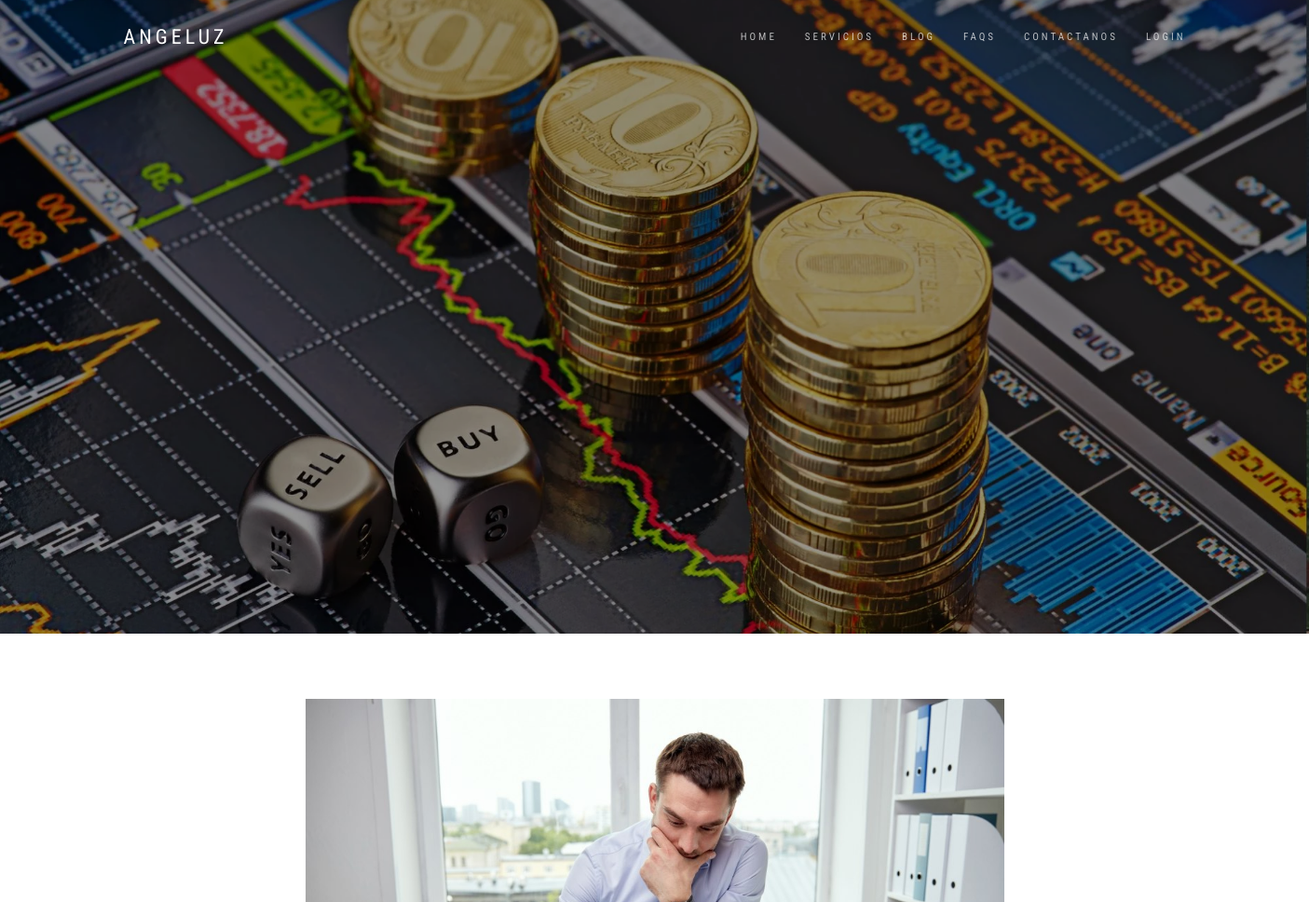
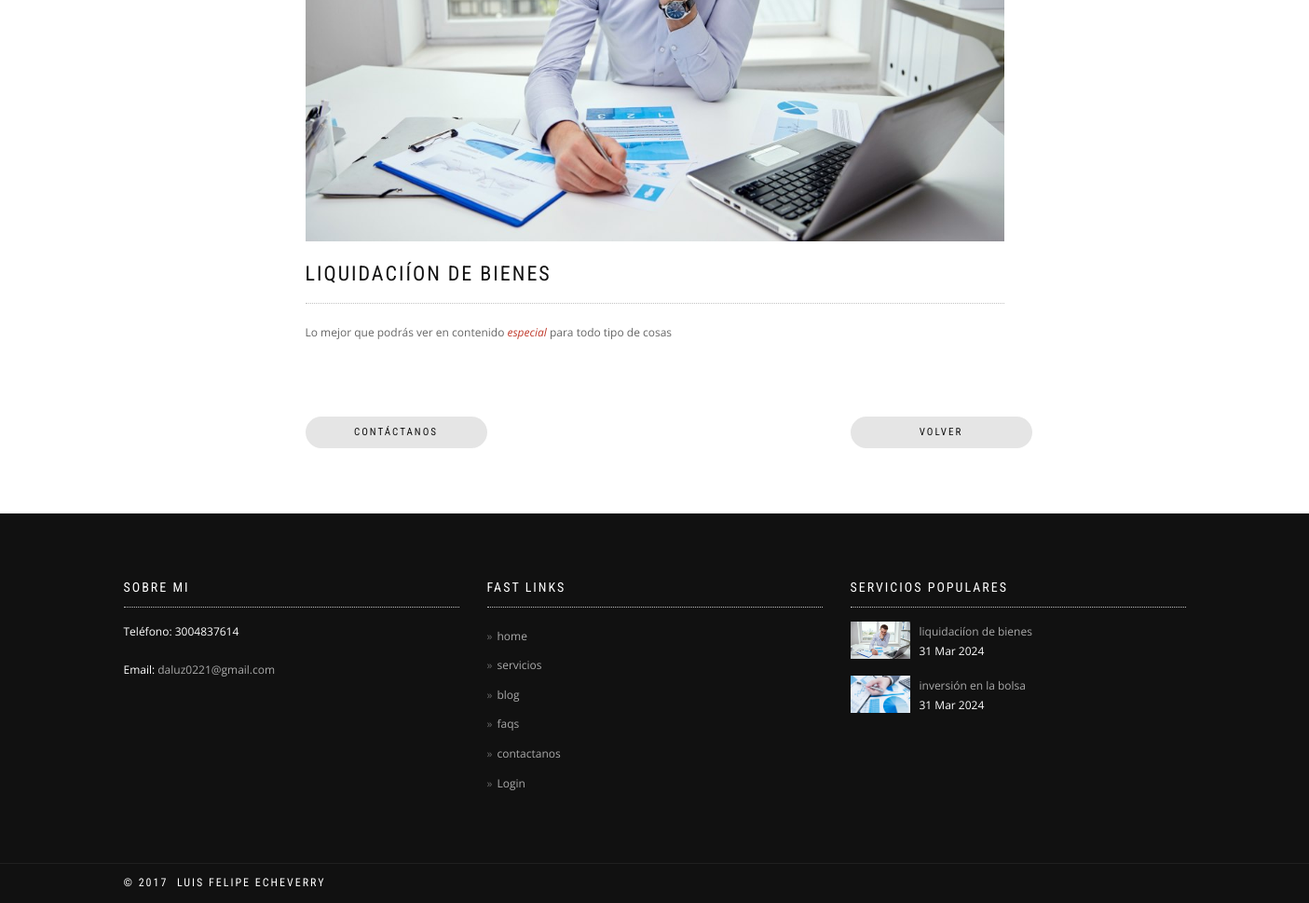
The page /servicios/liquidaciion-de-bienes-663874/ on the database its author committed (2 pictures, top to bottom).
### aplications/home/models.py (models this page shows, shortened)
class InfoHome(models.Model):
    webTitle = models.CharField(max_length=200, verbose_name='Título de la web', help_text='texto que se mostrará en la pestaña del navegador')
    logoHome = models.ImageField(verbose_name='Logo de la web', upload_to='home', blank=True, null=True)
    eslogan = models.CharField(max_length=200, verbose_name='Eslogan', blank=True, null=True)
    active = models.BooleanField(verbose_name='Activo', default=False)
    phone = models.CharField(max_length=200, verbose_name='Teléfono', blank=True, null=True)
    whatsapp = models.IntegerField(max_length=200, verbose_name='whatsapp', blank=True, null=True)
    email = models.EmailField(verbose_name='Correo electrónico', blank=True, null=True)
    mainUrl = models.URLField(verbose_name='URL principal', blank=True, null=True)
    created = models.DateTimeField(auto_now_add=True, verbose_name='Fecha de creación')
    updated = models.DateTimeField(auto_now=True, verbose_name='Fecha de edición')
    objects = InfoHomeManager()
    class Meta:
        verbose_name = 'información general'
        verbose_name_plural = 'información general'
        ordering = ['-created']

class HeaderLinks(models.Model):
    name = models.CharField(max_length=200, verbose_name='Nombre')
    url = models.URLField(verbose_name='URL', blank=True, null=True)
    orden = models.SmallIntegerField(verbose_name='Orden', default=0)
    active = models.BooleanField(verbose_name='Activo', default=False)
    created = models.DateTimeField(auto_now_add=True, verbose_name='Fecha de creación')
    updated = models.DateTimeField(auto_now=True, verbose_name='Fecha de edición')
    objects = HeaderLinksManager()
    class Meta:
        verbose_name = 'enlace del menú'
        verbose_name_plural = 'enlaces del menú'
        ordering = ['-orden']

### aplications/service/models.py (models this page shows, shortened)
class Service(models.Model):
    title = models.CharField(max_length=200, verbose_name='Título')
    subtitle = models.CharField(max_length=200, verbose_name='Subtítulo', blank=True, null=True)
    summary = models.TextField(verbose_name='Resumen', blank=True, null=True)
    description = RichTextUploadingField('Contenido')
    slug = models.SlugField(verbose_name='Slug', unique=True)
    icon = models.CharField(max_length=200, verbose_name='Icono',blank=True, null=True , help_text='Usar una clase de Fontawesome, consultar los iconos en https://fontawesome.com/search?m=free&o=r, icon que se verá en la home')
    image = models.ImageField(verbose_name='Imagen', upload_to='services', blank=True, null=True)
    active = models.BooleanField(verbose_name='Activo', default=True)
    destacado = models.BooleanField(verbose_name='Destacado', default=False)
    showHome = models.BooleanField(verbose_name='Mostrar en Home', default=True)
    created = models.DateTimeField(auto_now_add=True, verbose_name='Fecha de creación')
    updated = models.DateTimeField(auto_now=True, verbose_name='Fecha de edición')
    objects = ServiceManager()
    class Meta:
        verbose_name = 'servicio'
        verbose_name_plural = 'servicios'
        ordering = ['-created']

### aplications/service/views.py (the view)
class ServiceDetailView(DetailView):
    template_name = "services/detalle_v1.html"
    model = Service
    context_object_name = "servicio"
    def get_context_data(self, **kwargs):
        context = super(ServiceDetailView, self).get_context_data(**kwargs)
        context['background'] = Background.objects.background_page('4')
        return context

### aplications/context_processor.py (called while the page is built)
def header_and_footer(request):
    links = HeaderLinks.objects.get_menu_links()
    infoHome = InfoHome.objects.activo()
    hotServices = Service.objects.hot_services()
    whatsapp = InfoHome.objects.get_whatsapp()
    main_url = InfoHome.objects.get_main_url()
    return {
        'media_url': '/media/',
        'menu_header': links,
        'infoHome': infoHome,
        'hotServices': hotServices,
        'whatsapp': whatsapp,
        'main_url': main_url,
    }

### aplications/home/managers.py (called while the page is built)
    def background_page(self, page):
        return self.filter(
            active=True,
            pagina=page,
        ).first()

    def get_menu_links(self):
        return self.filter(
            active=True,
        ).order_by('orden')

    def activo(self):
        return self.filter(
            active=True,
        ).first()

    def get_whatsapp(self):
        try:
            return self.filter(
                active=True,
            ).first().whatsapp
        except:
            return 'No hay número de whatsapp registrado'

    def get_main_url(self):
        try:
            return self.filter(
                active=True,
            ).first().mainUrl
        except:
            return 'No hay URL principal registrada'

### aplications/service/managers.py (called while the page is built)
    def hot_services(self):
        return self.filter(
            active=True,
            destacado=True,
        ).order_by('created')

### templates/services/detalle_v1.html
{% extends 'base.html' %}
{% block content %}
    {% include 'modulos/backgrounds/v1.html' %}
    {% include 'modulos/service/detalle_v1.html' %}
{% endblock content %}

### templates/includes/header_v1.html (shortened to what this page needs)
{% load static %}
<nav class="navbar navbar-custom navbar-fixed-top navbar-transparent" role="navigation">
    <div class="container">
      <div class="navbar-header">
        <a class="navbar-brand" href="{{ main_url}}">{{ infoHome.eslogan }}</a>
      </div>
      <div class="collapse navbar-collapse" id="custom-collapse">
        <ul class="nav navbar-nav navbar-right">
          {% for link  in menu_header %}
              {% if user.is_authenticated %}
                {% if "Login" in link.name %}
                  <li class="dropdown">
                    <a href="{% url 'users_app:user-logout' %}">Logout</a>
                  </li>
                {% else %}
                  <li class="dropdown">
                    <a href="{{ link.url }}">{{link.name}}</a>
                  </li>
                {% endif %}
            {% else %}
                <li class="dropdown">
                  <a href="{{ link.url }}">{{link.name}}</a>
                </li>
            {% endif %}
          {% endfor %}
        </ul>
      </div>
    </div>
  </nav>

### templates/modulos/service/detalle_v1.html
<div class="main">
    <section class="module-small">
      <div class="container">
        <div class="row">
          <div class="col-sm-8 col-sm-offset-2">
            <div class="post">
              <div class="post-thumbnail"><img src="{{media_url}}{{servicio.image}}" alt="Blog Featured Image"/></div>
              <div class="post-header font-alt">
                <h1 class="post-title">{{ servicio.title }}</h1>
              </div>
              <div class="post-entry">
                {{ servicio.description|safe }}
              </div>
            </div>
            <div class="container">
              <div class="row">
                <a class="btn btn-g btn-circle col-sm-2 col-sm-offset-0 col-xs-10 col-xs-offset-1" target="_blank" href="https://api.whatsapp.com/send/?phone={{ whatsapp }}&text=hola%2C%20quisiera%20preguntar%20por%20un%20servicio&type=phone_number">Contáctanos</a>
                <span class="col-sm-4"></span>
                <a class="btn btn-g btn-circle col-sm-2 col-sm-offset-0 col-xs-10 col-xs-offset-1 mt-xs-10"  href="{% url 'service_app:servicio' %}">Volver</a>
              </div>
            </div>
          </div>
        </div>
    </div>
</section>
  </div>

### templates/includes/footer.html (shortened to what this page needs)
<div class="module-small bg-dark">
    <div class="container">
      <div class="row">
        <div class="col-sm-4">
          <div class="widget">
            <h5 class="widget-title font-alt">Sobre mi</h5>
            <p>Teléfono: {{ infoHome.phone }}</p>
            <p>Email: <a href="mailto:{{infoHome.email}}">{{ infoHome.email }}</a></p>
          </div>
        </div>
        <div class="col-sm-4">
          <div class="widget">
            <h5 class="widget-title font-alt">Fast links</h5>
            <ul class="icon-list">
                {% for link in menu_header %}
                    <li><a href="{{link.url}}">{{ link.name }}</a></li>
                {% endfor %}
            </ul>
          </div>
        </div>
        <div class="col-sm-4">
          <div class="widget">
            <h5 class="widget-title font-alt">Servicios Populares</h5>
            <ul class="widget-posts">
                {% for hot_service in hotServices %}
                    <li class="clearfix">
                        <div class="widget-posts-image"><a href="{% url 'service_app:servicio_detail' hot_service.slug %}"><img src="{{ media_url }}{{ hot_service.image }}" alt="Post Thumbnail"/></a></div>
                        <div class="widget-posts-body">
                          <div class="widget-posts-title"><a href="{% url 'service_app:servicio_detail' hot_service.slug %}">{{ hot_service.title }}</a></div>
                          <div class="widget-posts-meta">{{ hot_service.created|date:"d M Y" }}</div>
                        </div>
                    </li>
                {% endfor %}
            </ul>
          </div>
        </div>
      </div>
    </div>
  </div>
  <footer class="footer bg-dark">
    <div class="container">
      <div class="row">
        <div class="col-sm-6">
          <p class="copyright font-alt">&copy; 2017&nbsp; luis Felipe Echeverry</p>
        </div>
        <div class="col-sm-6">
        </div>
      </div>
    </div>
  </footer>

### static/css/style.css (style rules this page uses)
html { overflow-y: scroll; overflow-x: hidden; -ms-overflow-style: scrollbar; }
body { background: #fff; font: 400 12px/1.8 "Open Sans", sans-serif; color: #666; -webkit-font-smoothing: antialiased; }
img { max-width: 100%; height: auto; }
a, .btn { transition: all 0.125s ease-in-out 0s; }
.client-logo, .gallery-caption, .gallery-image:after, .gallery-image img, .price-table, .team-detail, .team-image:after, .work-caption, .work-image > img, .work-image:after, .post-thumbnail, .post-video, .post-images-slider { transition: all 0.3s ease-in-out 0s; }
.btn, .well, .panel, .progress, .form-control, .form-control:hover, .form-control:focus, .navbar-custom .dropdown-menu { box-shadow: none; }
.main { position: relative; background-color: #fff; z-index: 1; }
.module, .module-small { position: relative; padding: 140px 0; background-repeat: no-repeat; background-position: 50% 50%; background-size: cover; }
.module-small { padding: 70px 0; }
.bg-dark, .bg-dark-30, .bg-dark-60, .bg-dark-90, .bg-dark .module-title, .bg-dark-30 .module-title, .bg-dark-60 .module-title, .bg-dark-90 .module-title, .bg-dark .module-subtitle, .bg-dark-30 .module-subtitle, .bg-dark-60 .module-subtitle, .bg-dark-90 .module-subtitle, .bg-dark .alt-module-subtitle h5, .bg-dark-30 .alt-module-subtitle h5, .bg-dark-60 .alt-module-subtitle h5, .bg-dark-90 .alt-module-subtitle h5 { color: #fff; }
.bg-dark { background: #111; }
.btn { border-radius: 0; font-family: "Roboto Condensed", sans-serif; text-transform: uppercase; letter-spacing: 2px; font-size: 11px; padding: 8px 37px; }
.btn.btn-circle { border-radius: 30px; }
.btn.btn-g { background: #e5e5e5; color: #111; }
a { color: #111; }
.bg-dark a { color: #aaa; }
h1, h2, h3, h4, h5, h6 { line-height: 1.4; font-weight: 400; }
p, ol, ul, blockquote { margin: 0 0 20px; }
.font-alt { font-family: "Roboto Condensed", sans-serif; text-transform: uppercase; letter-spacing: 2px; }
.navbar-custom { background-color: rgba(10, 10, 10, 0.9); border: 0; border-radius: 0; z-index: 1000; font-family: "Roboto Condensed", sans-serif; text-transform: uppercase; letter-spacing: 3px; font-size: 11px; transition: background, padding 0.4s ease-in-out 0s; }
.navbar a { transition: color 0.125s ease-in-out 0s; }
.navbar-custom .navbar-brand { letter-spacing: 4px; font-weight: 400; font-size: 22px; color: #fff; }
.navbar-custom .nav li > a { position: relative; color: rgba(255, 255, 255, 0.7); }
.footer { padding: 10px 0; }
.footer .copyright { margin: 0; }
.post { margin: 0 0 80px; }
.post-title { line-height: 1.4; font-size: 22px; color: #111; margin: 0; }
.post-header { margin: 0 0 15px; }
.post-entry { border-top: 1px dotted #c2c2c2; padding-top: 20px; margin-top: 10px; }
.post-thumbnail, .post-images-slider, .post-video { margin: 0 0 20px; }
.widget .widget-title { border-bottom: 1px dotted #c2c2c2; font-size: 14px; padding: 0 0 10px; margin: 0 0 15px; }
.widget ul { list-style: none; padding: 0; margin: 0; }
.widget .icon-list li { padding: 5px 0; }
.widget .icon-list li a:before { content: "\00BB"; color: #666666; padding-right: 5px; }
.widget-posts li { margin: 0 0 15px; }
.widget-posts li:last-child { margin: 0; }
.widget-posts-image { float: left; width: 64px; }
.widget-posts-body { margin-left: 74px; }
@media (min-width: 768px) { .navbar-transparent { background: transparent; padding-bottom: 15px; padding-top: 15px; } }

### rows shown on the page
InfoHome: eslogan "ANGELUZ", phone "3004837614", email "daluz0221@gmail.com"
HeaderLinks: name "HOME", name "home"
HeaderLinks: name "SERVICIOS", name "servicios"
HeaderLinks: name "BLOG", name "blog"
HeaderLinks: name "FAQS", name "faqs"
HeaderLinks: name "CONTACTANOS", name "contactanos"
HeaderLinks: name "LOGIN", name "Login"
Service: image (picture), title "LIQUIDACIÍON DE BIENES", description "Lo mejor que podrás ver en contenido especial para todo tipo de cosas", title "liquidaciíon de bienes", created "31 Mar 2024"
Service: image (picture), title "inversión en la bolsa", created "31 Mar 2024"
